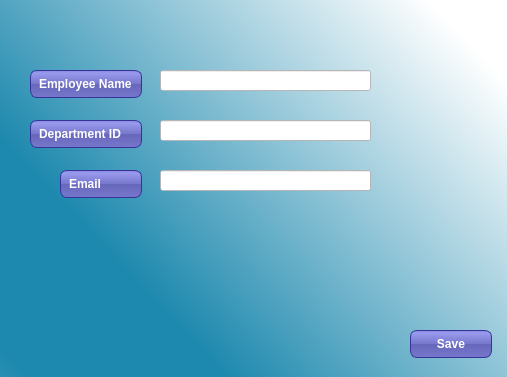
<?xml version="1.0" encoding="UTF-8"?>
<ui version="4.0">
 <class>nemployee</class>
 <widget class="QDialog" name="nemployee">
  <property name="geometry">
   <rect>
    <x>0</x>
    <y>0</y>
    <width>507</width>
    <height>377</height>
   </rect>
  </property>
  <property name="windowTitle">
   <string>Dialog</string>
  </property>
  <property name="styleSheet">
   <string notr="true">#nemployee {
background-color: qlineargradient(spread:reflect, x1:0.0452273, y1:0.704, x2:1, y2:0, stop:0 rgba(30, 137, 174, 255), stop:1 rgba(255, 255, 255, 255));
background-color: qlineargradient(spread:reflect, x1:0.0452273, y1:0.704, x2:0.972, y2:0.0568182, stop:0.142045 rgba(30, 137, 174, 255), stop:0.9375 rgba(255, 255, 255, 255));
}

</string>
  </property>
  <widget class="QPushButton" name="pushButton_esave">
   <property name="geometry">
    <rect>
     <x>410</x>
     <y>330</y>
     <width>82</width>
     <height>28</height>
    </rect>
   </property>
   <property name="styleSheet">
    <string notr="true">color: white;
background-color: QLinearGradient( x1: 0, y1: 0, x2: 0, y2: 1, stop: 0 #88d, stop: 0.1 #99e, stop: 0.49 #77c, stop: 0.5 #66b, stop: 1 #77c);
border-width: 1px;
border-color: #339;
border-style: solid;
border-radius: 7;
padding: 3px;
font-size: 12px;
font-weight:bold;
padding-left: 5px;
padding-right: 5px;
min-width: 70px;
max-width: 70px;
min-height: 20px;
max-height: 20px;</string>
   </property>
   <property name="text">
    <string>Save</string>
   </property>
  </widget>
  <widget class="QLabel" name="label">
   <property name="geometry">
    <rect>
     <x>30</x>
     <y>70</y>
     <width>112</width>
     <height>28</height>
    </rect>
   </property>
   <property name="styleSheet">
    <string notr="true">color: white;
background-color: QLinearGradient( x1: 0, y1: 0, x2: 0, y2: 1, stop: 0 #88d, stop: 0.1 #99e, stop: 0.49 #77c, stop: 0.5 #66b, stop: 1 #77c);
border-width: 1px;
border-color: #339;
border-style: solid;
border-radius: 7;
padding: 3px;
font-size: 12px;
font-weight:bold;
padding-left: 5px;
padding-right: 5px;
min-width: 100px;
max-width: 100px;
min-height: 20px;
max-height: 20px;</string>
   </property>
   <property name="text">
    <string>Employee Name</string>
   </property>
  </widget>
  <widget class="QLabel" name="label_2">
   <property name="geometry">
    <rect>
     <x>30</x>
     <y>120</y>
     <width>112</width>
     <height>28</height>
    </rect>
   </property>
   <property name="styleSheet">
    <string notr="true">color: white;
background-color: QLinearGradient( x1: 0, y1: 0, x2: 0, y2: 1, stop: 0 #88d, stop: 0.1 #99e, stop: 0.49 #77c, stop: 0.5 #66b, stop: 1 #77c);
border-width: 1px;
border-color: #339;
border-style: solid;
border-radius: 7;
padding: 3px;
font-size: 12px;
font-weight:bold;
padding-left: 5px;
padding-right: 5px;
min-width: 100px;
max-width: 100px;
min-height: 20px;
max-height: 20px;</string>
   </property>
   <property name="text">
    <string>Department ID</string>
   </property>
  </widget>
  <widget class="QLabel" name="label_3">
   <property name="geometry">
    <rect>
     <x>60</x>
     <y>170</y>
     <width>82</width>
     <height>28</height>
    </rect>
   </property>
   <property name="styleSheet">
    <string notr="true">color: white;
background-color: QLinearGradient( x1: 0, y1: 0, x2: 0, y2: 1, stop: 0 #88d, stop: 0.1 #99e, stop: 0.49 #77c, stop: 0.5 #66b, stop: 1 #77c);
border-width: 1px;
border-color: #339;
border-style: solid;
border-radius: 7;
padding: 3px;
font-size: 12px;
font-weight:bold;
padding-left: 5px;
padding-right: 5px;
min-width: 70px;
max-width: 70px;
min-height: 20px;
max-height: 20px;</string>
   </property>
   <property name="text">
    <string>Email</string>
   </property>
  </widget>
  <widget class="QLineEdit" name="lineEdit_eemail">
   <property name="geometry">
    <rect>
     <x>160</x>
     <y>170</y>
     <width>211</width>
     <height>21</height>
    </rect>
   </property>
   <property name="styleSheet">
    <string notr="true">background-color: white;</string>
   </property>
  </widget>
  <widget class="QLineEdit" name="lineEdit_edid">
   <property name="geometry">
    <rect>
     <x>160</x>
     <y>120</y>
     <width>211</width>
     <height>21</height>
    </rect>
   </property>
   <property name="styleSheet">
    <string notr="true">background-color: white;</string>
   </property>
  </widget>
  <widget class="QLineEdit" name="lineEdit_ename">
   <property name="geometry">
    <rect>
     <x>160</x>
     <y>70</y>
     <width>211</width>
     <height>21</height>
    </rect>
   </property>
   <property name="styleSheet">
    <string notr="true">background-color: white;</string>
   </property>
  </widget>
 </widget>
 <resources/>
 <connections/>
</ui>
